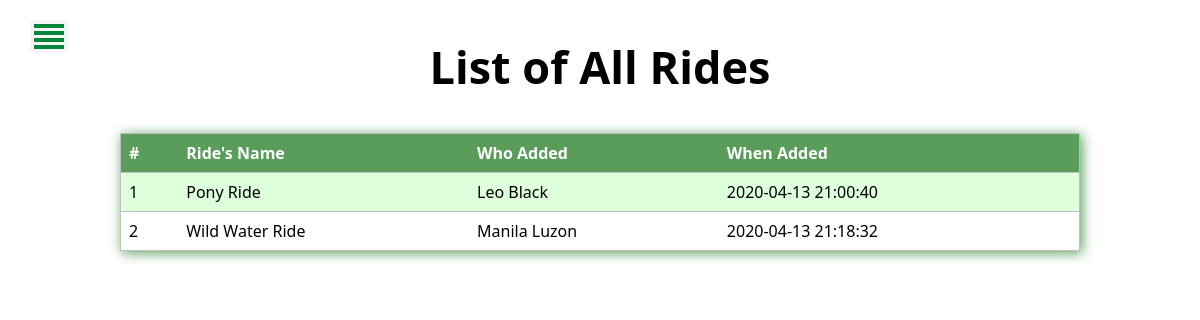
/rideList.php (signed in), run on the app's committed database.
### tables this page shows
CREATE TABLE IF NOT EXISTS `ride` (
  `ride_id` int(11) NOT NULL AUTO_INCREMENT,
  `department_id` int(11) NOT NULL,
  `ride_name` varchar(30) NOT NULL,
  `user_id` int(11) NOT NULL,
  `ride_time` datetime NOT NULL DEFAULT current_timestamp(),
  PRIMARY KEY (`ride_id`),
  KEY `department_id` (`department_id`),
  KEY `user_id` (`user_id`)
);

CREATE TABLE IF NOT EXISTS `user` (
  `user_id` int(11) NOT NULL AUTO_INCREMENT,
  `department_id` int(11) NOT NULL,
  `user_fname` varchar(30) NOT NULL,
  `user_lname` varchar(30) NOT NULL,
  `user_DOB` date NOT NULL,
  `user_email` varchar(50) NOT NULL,
  `user_password` varchar(30) NOT NULL,
  `user_gender` varchar(6) DEFAULT NULL,
  `user_create_date` datetime NOT NULL DEFAULT current_timestamp(),
  `user_added` int(11) NOT NULL,
  PRIMARY KEY (`user_id`),
  UNIQUE KEY `user_email` (`user_email`),
  KEY `department_id` (`department_id`)
);

### Database.php (called while the page is built, shortened)
<?php
 class Database{
	 private $host= "localhost";
	 private $user= "root";
	 private $pass= "";
	 private $dbname= "nika_zoo";
	 private $dbh;
	 private $stmt;
	 public function __construct(){
		 $dsn='mysql:host='. $this->host . ';dbname=' . $this->dbname;
		 $options=array(
						 PDO::ATTR_PERSISTENT=>true,
						 PDO::ATTR_ERRMODE=>PDO::ERRMODE_EXCEPTION
						 );
		try{
			$this->dbh= new PDO($dsn,$this->user,$this->pass,$options);
		}catch(PDOException $e){
			$this->error=$e->getMessage();
			echo $this->error;
		}
	 }
	 public function query($sql){
		$this->stmt=$this->dbh->prepare($sql);
	 }
	 public function execute(){
		  $this->stmt->execute();
	 }
	 public function resultSet(){
		 $this->execute();
		 return $this->stmt->fetchAll(PDO::FETCH_OBJ);
	 }
 }

### rideList.php (the view, shortened to what this page needs)
<?PHP
include "Database.php";
$db = new Database();
$sql="SELECT * from user where user_id = '$_COOKIE[user_id]'";
$db->query($sql);
if ($_COOKIE['user_id']){
	$sql="
	SELECT ride.ride_name, u.user_fname, u.user_lname, ride.ride_time
	FROM ride
	LEFT JOIN user as u ON u.user_id = ride.user_id
	order by ride_name";
	$db->query($sql);
	$result = $db->resultSet();
}
?>
<!DOCTYPE html>
<html lang="en">
<head>
    <link rel="stylesheet" href="product.css">
    <link rel="stylesheet" href="sidebar.css">
</head>
<body>
  <div id="sidebar">
    <div class="toggle-btn" onclick="toggleSidebar()">
        <span></span>
        <span></span>
        <span></span>
        <span></span>
    </div>
  </div>
    <div id="container" style='margin-bottom:6em;text-align:center;'>
  <h1>List of All Rides</h1>
            <table class="table-info" style="width:80%;margin:auto;box-shadow: 2px 2px 12px #5a9c5a;">
              <thead style="color:white;background:rgb(90, 156, 90);">
                <tr>
					<th> #</th>
                    <th>Ride's Name</th>
					<th>Who Added</th>
					<th>When Added</th>
                </tr>
              </thead>
              <tbody>
             <?PHP
				$num=1;
				foreach($result as $item){
					$shade = ($num % 2) ? 'style="background:#deffdc;"':'';
					echo "<tr $shade>
							<td>$num</td>
							<td>$item->ride_name</td>
							<td>$item->user_fname $item->user_lname</td>
							<td>$item->ride_time</td>
						</tr>";
						$num++;
				}
			 ?>
              </tbody>
            </table>
    </div>
</body>
</html>

### product.css (style rules this page uses)
body { background-color: white; margin: 0; height: 100vh; width: 100%; font-family:'Segoe UI', Tahoma, Geneva, Verdana, sans-serif; }
#container { position: relative; background-color: white; width:100%; text-align: center; }
#container h1 { font-family:'Segoe UI', Tahoma, Geneva, Verdana, sans-serif; text-align: center; color: black; margin: 0; padding-top: 3%; padding-bottom: 3%; position: static; font-size: 45px; }
table, th, td { border-collapse: collapse; text-align: left; padding: .5em; }
table, tr { border:1px solid silver; }
table { width:100%; }

### sidebar.css (style rules this page uses)
#sidebar { position: fixed; width: 200px; height: 100%; background: rgb(0, 110, 50); left: -200px; transition: all 0.3s linear; z-index: 1; }
#sidebar .toggle-btn { cursor: pointer; position: absolute; left: 230px; top: 20px; background-color: whitesmoke; padding: 1px 4px; border-radius: 5px; }
#sidebar .toggle-btn span { display: block; width: 30px; height: 4px; background-color: rgb(0, 134, 60); margin: 3px 0px; }

### data on the page
ride: ride_name "Pony Ride", user.user_fname "Leo", user.user_lname "Black", ride_time "2020-04-13 21:00:40"
ride: ride_name "Wild Water Ride", user.user_fname "Manila", user.user_lname "Luzon", ride_time "2020-04-13 21:18:32"
